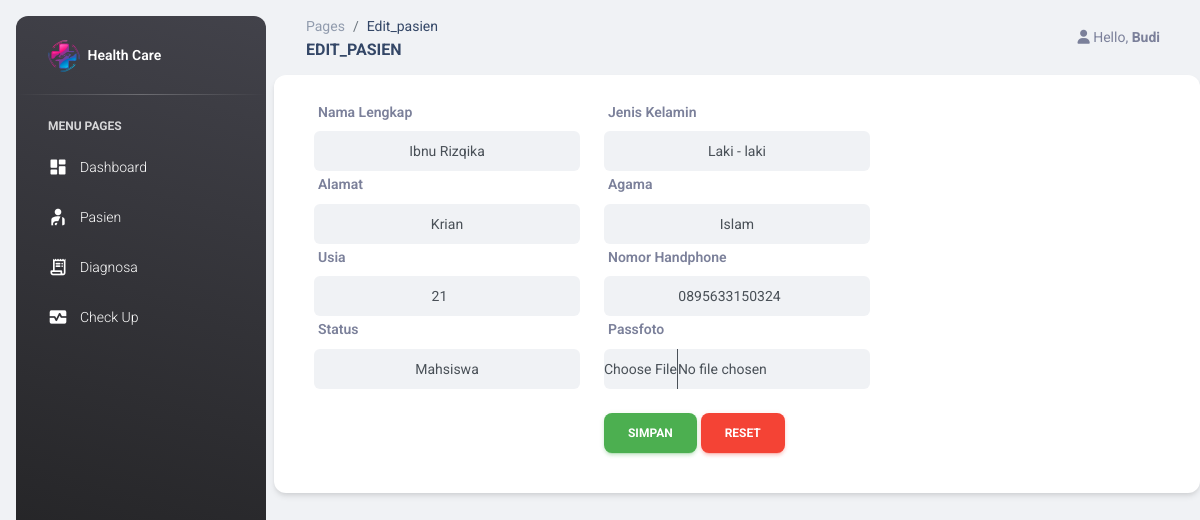
Screenshot of /index.php?page=edit_pasien&id=10 (signed in) with the database file from the repository.
### tables this page shows
CREATE TABLE `tb_pasien` (
  `id_pasien` int(11) NOT NULL,
  `nama_lengkap` varchar(255) NOT NULL,
  `alamat` varchar(255) NOT NULL,
  `usia` int(11) NOT NULL,
  `jenis_kelamin` varchar(11) NOT NULL,
  `status` varchar(20) NOT NULL,
  `agama` varchar(20) NOT NULL,
  `no_hp` varchar(30) NOT NULL,
  `foto` varchar(255) NOT NULL
);

### models/m_pasien.php (called while the page is built, shortened)
<?php
function query($query) {
		global $conn;
		$result = mysqli_query($conn, $query);
		$rows = [];
		while( $row = mysqli_fetch_assoc($result) ) {
			$rows[] = $row;
		}
		return $rows;
	}
?>

### views/edit_pasien.php (the view, shortened to what this page needs)
<?php
require "models/m_pasien.php";
$id = $_GET["id"];
$ps = query("SELECT * from tb_pasien WHERE id_pasien = $id")[0];
?>
<div class="card px-3">
            <div class="card-body">
                <form action="" method="POST" enctype="multipart/form-data">
                    <div class="row">
                        <div class="col-md-4">
                            <div class="form-group">
                                <label for="nama_lengkap" class="form-label font-weight-bold">Nama Lengkap</label>
                                <input type="text" name="nama_lengkap" id="nama_lengkap" placeholder="Nama Lengkap" class="form-control bg-light text-center" value="<?= $ps["nama_lengkap"]; ?>" required>
                            </div>
                            <div class="form-group">
                                <label for="alamat" class="form-label font-weight-bold">Alamat</label>
                                <input type="text" name="alamat" id="alamat" placeholder="Alamat" class="form-control bg-light text-center" value="<?= $ps["alamat"]; ?>" required>
                            </div>
                            <div class="form-group">
                                <label for="usia" class="form-label font-weight-bold">Usia</label>
                                <input type="number" name="usia" id="usia" placeholder="Usia" class="form-control bg-light text-center" value="<?= $ps["usia"]; ?>" required>
                            </div>
                            <div class="form-group">
                                <label for="status" class="form-label font-weight-bold">Status</label>
                                <input type="text" name="status" id="status" placeholder="Status" class="form-control bg-light text-center" value="<?= $ps["status"]; ?>" required>
                            </div>
                        </div>
                        <div class="col-md-4">
                            <div class="form-group">
                                <label for="jenis_kelamin" class="form-label font-weight-bold">Jenis Kelamin</label>
                                <input type="text" name="jenis_kelamin" id="jenis_kelamin" placeholder="Jenis Kelamin" class="form-control bg-light text-center" value="<?= $ps["jenis_kelamin"]; ?>" required>
                            </div>
                            <div class="form-group">
                                <label for="agama" class="form-label font-weight-bold">Agama</label>
                                <input type="text" name="agama" id="agama" placeholder="Agama" class="form-control bg-light text-center" value="<?= $ps["agama"]; ?>" required>
                            </div>
                            <div class="form-group">
                                <label for="no_hp" class="form-label font-weight-bold">Nomor Handphone</label>
                                <input type="number" name="no_hp" id="no_hp" placeholder="Nomor Handphone" class="form-control bg-light text-center" value="<?= $ps["no_hp"]; ?>" required>
                            </div>
                            <div class="form-group">
                                <label for="foto" class="form-label font-weight-bold">Passfoto</label>
                                <input type="file" name="foto" id="foto" placeholder="Passfoto" class="form-control bg-light text-center" value="<?= $ps["foto"]; ?>">
                            </div>
                            <input type="submit" name="edit" value="Simpan" class="btn btn-success mt-4">
                            <button type="reset" class="btn btn-danger mt-4">Reset</button>
                        </div>
                    </div>
                </form>
            </div>
        </div>

### rows the page displays
tb_pasien: nama_lengkap "Ibnu Rizqika", alamat "Krian", usia "21", status "Mahsiswa", jenis_kelamin "Laki - laki", agama "Islam", no_hp "0895633150324"

### other values shown
$_GET['page'] "Edit_pasien"
$_GET['page'] "EDIT_PASIEN"
